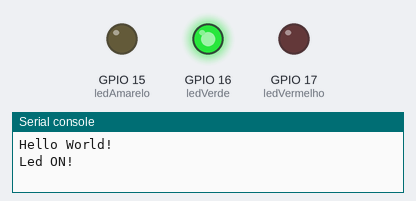
The program below on a simulated ESP32 board running MicroPython. On the bench: output pins drawn as LEDs (lit = HIGH), the last lines printed to the serial console. Wiring (from the project's diagram.json): yellow LED on GPIO 15, green LED on GPIO 16, red LED on GPIO 17.

Above: at 10.0 s.
At 20.2 s:
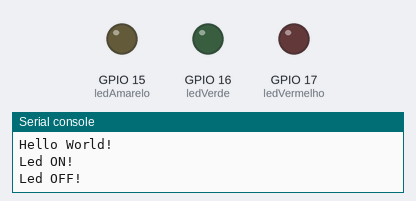
At 25.5 s:
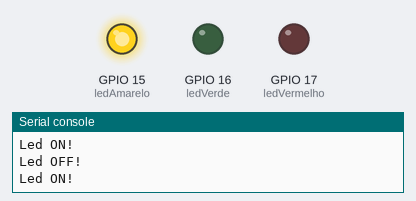
At 36.0 s:
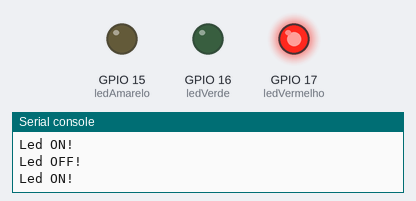
Timing chart, 0 to 54.0 s (numbered marks = the images above):
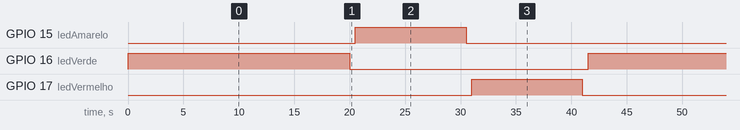

Measured:
- by itself, GPIO 15 (ledAmarelo), GPIO 17 (ledVermelho): alternates HIGH for 10.0 s and LOW for 31.5 s
- by itself, GPIO 16 (ledVerde): alternates HIGH for 20.0 s and LOW for 21.5 s
- by itself, everything shown: repeats every 41.5 s, in 6 steps

The program:

main.py
```python
from machine import Pin
from utime import sleep


print("Hello World!")

ledAmarelo = Pin(15, Pin.OUT)
ledVerde = Pin(16, Pin.OUT)
ledVermelho = Pin(17, Pin.OUT)

while True:
  ledVerde.on()
  print("Led ON!")
  sleep(20)
  ledVerde.off()
  print("Led OFF!")
  sleep(0.5)

  ledAmarelo.on()
  print("Led ON!")
  sleep(10)
  ledAmarelo.off()
  print("Led OFF!")
  sleep(0.5)

  ledVermelho.on()
  print("Led ON!")
  sleep(10)
  ledVermelho.off()
  print("Led OFF!")
  sleep(0.5)
```
